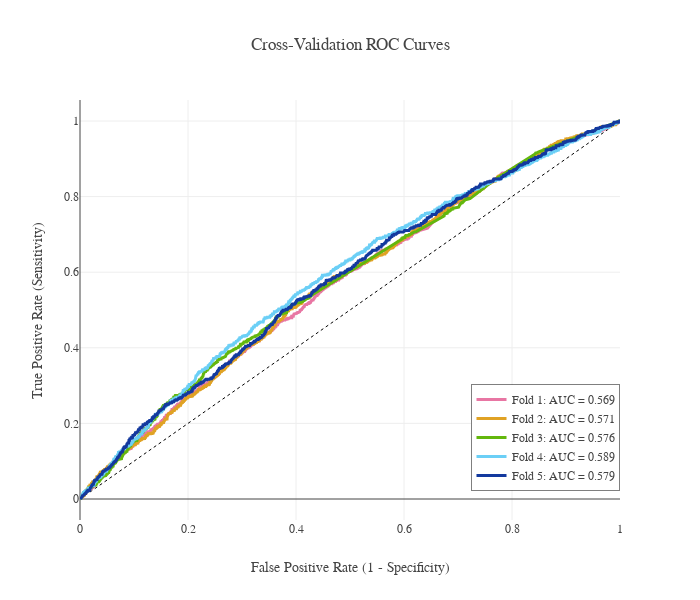

Write notebook code for a chart like this one.
### Code cell
def plot_roc(y_val, y_prob):
    #colors=px.colors.qualitative.Prism
    fig = go.Figure(layout=plotly_template['layout'])
    fig.add_trace(go.Scatter(x=np.linspace(0,1,11), y=np.linspace(0,1,11), name='Random Chance', mode='lines', showlegend=False, line=dict(color="Black", width=1, dash="dot")))

    for i in range(len(y_val)):
        y=y_val[i]
        prob=y_prob[i]
        fpr, tpr, _ = roc_curve(y, prob)
        roc_auc = auc(fpr,tpr)
        fig.add_trace(go.Scatter(x=fpr, y=tpr, line=dict(color=color_palette['Cat5'][i], width=3),
                                 hovertemplate = 'True positive rate = %{y:.3f}<br>False positive rate = %{x:.3f}',
                                 name='Fold {}: AUC = {:.3f}'.format(i+1, roc_auc)))

    fig.update_layout(template=plotly_template, title="Cross-Validation ROC Curves",
                      hovermode="x unified", width=700, height=600,
                      xaxis_title='False Positive Rate (1 - Specificity)',
                      yaxis_title='True Positive Rate (Sensitivity)',
                      legend=dict(orientation='v', y=.07, x=1, xanchor="right",
                                  bordercolor="black", borderwidth=.5))
    fig.show()

plot_roc(y_valids, val_preds)

### Figure 1 — Plotly figure (JSON) as saved in the notebook; plotly's stock layout.template omitted (floating-point values rounded to 4 significant figures; data arrays with more than 128 entries replaced by an {"elided": "..."} marker saying what was removed)
{"data": [{"line": {"color": "Black", "dash": "dot", "width": 1}, "mode": "lines", "name": "Random Chance", "showlegend": false, "type": "scatter", "x": [0, 0.1, 0.2, 0.3, 0.4, 0.5, 0.6, 0.7, 0.8, 0.9, 1], "y": [0, 0.1, 0.2, 0.3, 0.4, 0.5, 0.6, 0.7, 0.8, 0.9, 1]}, {"hovertemplate": "True positive rate = %{y:.3f}<br>False positive rate = %{x:.3f}", "line": {"color": "#E876A3", "width": 3}, "name": "Fold 1: AUC = 0.569", "type": "scatter", "x": {"elided": "1908 float values"}, "y": {"elided": "1908 float values"}}, {"hovertemplate": "True positive rate = %{y:.3f}<br>False positive rate = %{x:.3f}", "line": {"color": "#E0A224", "width": 3}, "name": "Fold 2: AUC = 0.571", "type": "scatter", "x": {"elided": "1754 float values"}, "y": {"elided": "1754 float values"}}, {"hovertemplate": "True positive rate = %{y:.3f}<br>False positive rate = %{x:.3f}", "line": {"color": "#63B70D", "width": 3}, "name": "Fold 3: AUC = 0.576", "type": "scatter", "x": {"elided": "1009 float values"}, "y": {"elided": "1009 float values"}}, {"hovertemplate": "True positive rate = %{y:.3f}<br>False positive rate = %{x:.3f}", "line": {"color": "#6BCFF6", "width": 3}, "name": "Fold 4: AUC = 0.589", "type": "scatter", "x": {"elided": "1762 float values"}, "y": {"elided": "1762 float values"}}, {"hovertemplate": "True positive rate = %{y:.3f}<br>False positive rate = %{x:.3f}", "line": {"color": "#13399E", "width": 3}, "name": "Fold 5: AUC = 0.579", "type": "scatter", "x": {"elided": "1769 float values"}, "y": {"elided": "1769 float values"}}], "layout": {"font": {"family": "Franklin Gothic", "size": 12}, "height": 600, "hovermode": "x unified", "legend": {"bordercolor": "black", "borderwidth": 0.5, "orientation": "v", "x": 1, "xanchor": "right", "y": 0.07}, "title": {"text": "Cross-Validation ROC Curves"}, "width": 700, "xaxis": {"title": {"text": "False Positive Rate (1 - Specificity)"}}, "yaxis": {"title": {"text": "True Positive Rate (Sensitivity)"}}}}
